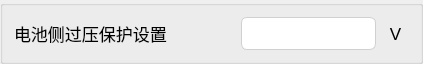
         <widget class="QGroupBox" name="groupBox_11">
          <property name="minimumSize">
           <size>
            <width>0</width>
            <height>64</height>
           </size>
          </property>
          <property name="maximumSize">
           <size>
            <width>16777215</width>
            <height>64</height>
           </size>
          </property>
          <property name="title">
           <string/>
          </property>
          <layout class="QHBoxLayout" name="horizontalLayout_19" stretch="7,5,1">
           <item>
            <widget class="QLabel" name="label_37">
             <property name="minimumSize">
              <size>
               <width>221</width>
               <height>31</height>
              </size>
             </property>
             <property name="font">
              <font>
               <pointsize>13</pointsize>
              </font>
             </property>
             <property name="text">
              <string>电池侧过压保护设置</string>
             </property>
             <property name="alignment">
              <set>Qt::AlignLeading|Qt::AlignLeft|Qt::AlignVCenter</set>
             </property>
            </widget>
           </item>
           <item>
            <widget class="MyLineEdit" name="h16897">
             <property name="minimumSize">
              <size>
               <width>0</width>
               <height>31</height>
              </size>
             </property>
             <property name="styleSheet">
              <string notr="true">QLineEdit {
    /* 苹果风格的数据展示LineEdit */
    border: 1px solid #D0D0D0;                  /* 浅灰色边框，模仿macOS的细边框 */
    border-radius: 6px;                         /* 圆角，符合macOS设计 */
    padding: 8px 12px;                         /* 内边距，提供舒适的阅读空间 */
    background-color: #FFFFFF;                 /* 白色背景 */
    color: #333333;                            /* 深灰色文字，提高可读性 */
    font-family: &quot;SF Pro Text&quot;, &quot;Helvetica Neue&quot;, &quot;Lucida Grande&quot;, sans-serif; /* macOS系统字体栈 */
    font-size: 14px;                           /* 默认字体大小 */
    selection-background-color: #007AFF;       /* 选中文本高亮色 (macOS蓝色) */
    selection-color: #FFFFFF;                  /* 选中文本颜色 (白色) */

    /* 只读状态下的特殊样式 */
    /* 注意：Qt中通常使用 setReadOnly(true) 来实现只读，但QSS可以定义其外观 */
}

/* 当LineEdit获得焦点时 (对于数据展示框，如果不需要焦点效果，可以省略或弱化) */
QLineEdit:focus {
    border: 1px solid #007AFF;                 /* 获得焦点时边框变为蓝色 */
    /* 如果作为纯展示框，也可以移除焦点边框变化 */
    /* border: 1px solid #D0D0D0; */
}

/* 禁用状态下的样式 (如果用于展示不可变数据) */
QLineEdit:disabled {
    background-color: #F5F5F7;                 /* macOS禁用元素背景色 */
    color: #A0A0A0;                            /* 禁用文字颜色 */
    border: 1px solid #E0E0E0;                 /* 禁用边框颜色 */
}</string>
             </property>
             <property name="readOnly">
              <bool>true</bool>
             </property>
            </widget>
           </item>
           <item>
            <widget class="QLabel" name="label_38">
             <property name="minimumSize">
              <size>
               <width>0</width>
               <height>31</height>
              </size>
             </property>
             <property name="font">
              <font>
               <pointsize>13</pointsize>
              </font>
             </property>
             <property name="text">
              <string>V</string>
             </property>
             <property name="alignment">
              <set>Qt::AlignCenter</set>
             </property>
            </widget>
           </item>
          </layout>
         </widget>
